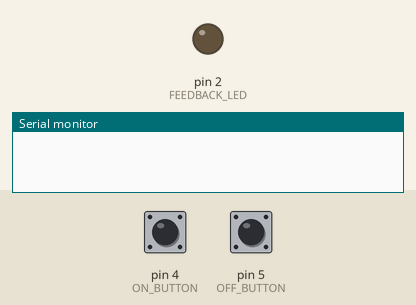
The sketch below on a simulated Arduino Uno, built with avr-gcc and run on an emulated ATmega328P. On the bench: output pins drawn as LEDs (lit = HIGH), the last lines printed to the serial monitor. The inputs (shaded band) are chosen by the test bench; at power-on: pin 4 (ON_BUTTON) LOW, pin 5 (OFF_BUTTON) LOW.

Above: at 1.2 s.
1.3 s: pin 4 (ON_BUTTON) pulled HIGH for 0.15 s
At 2.5 s:
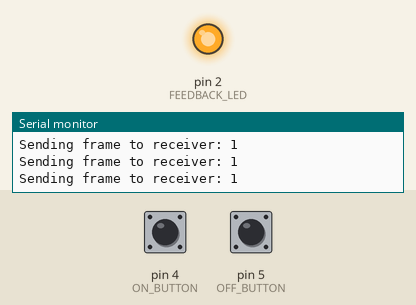
2.9 s: pin 5 (OFF_BUTTON) pulled HIGH for 0.15 s
At 3.9 s:
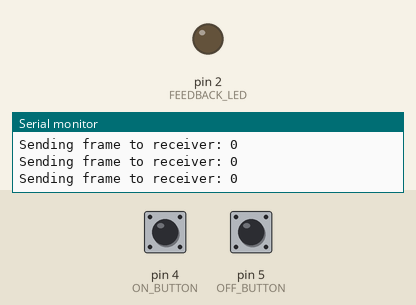
4.5 s: pin 4 (ON_BUTTON) pulled HIGH for 1 s
At 5.2 s:
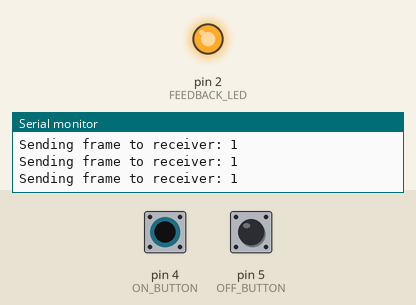
Timing chart, 0 to 7.5 s (numbered marks = the images above; inputs shaded):
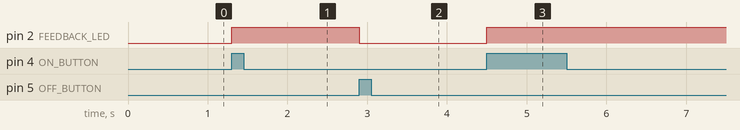

The sketch:

EmitterIR.ino
```cpp
/*
 ___   ______      _______  __   __  ___   _______  _______  _______  ______
|   | |    _ |    |       ||  |_|  ||   | |       ||       ||       ||    _ |
|   | |   | ||    |    ___||       ||   | |_     _||_     _||    ___||   | ||
|   | |   |_||_   |   |___ |       ||   |   |   |    |   |  |   |___ |   |_||_
|   | |    __  |  |    ___||       ||   |   |   |    |   |  |    ___||    __  |
|   | |   |  | |  |   |___ | ||_|| ||   |   |   |    |   |  |   |___ |   |  | |
|___| |___|  |_|  |_______||_|   |_||___|   |___|    |___|  |_______||___|  |_|

					By Jocelyn Routin

This code shows how you can send and receive a simple infrared signal between two Arduino cards.
You need the IRremote library, available here: https://github.com/Arduino-IRremote/Arduino-IRremote
*/

// Include libraries
#include <IRremote.h>

// Define input and output pins
#define FEEDBACK_LED	2
#define IR_LED			3
#define ON_BUTTON		4
#define OFF_BUTTON		5
// Define frames
#define ON_FRAME		0b00000001
#define OFF_FRAME		0b00000000

// Define state graph
typedef enum {
	READY,
	SEND_ON,
	SEND_OFF
} State;

// Declare variables
int buttonOnState = LOW;
int buttonOffState = LOW;
State currentState = READY;
State oldState;

// Setup function: executed once
void setup() {
	// Initialize serial connection
	Serial.begin(9600);
	// Initialize infrared LED connection
	IrSender.begin(IR_LED, false);
	// Initialize other components
	pinMode(FEEDBACK_LED, OUTPUT);
	pinMode(ON_BUTTON, INPUT);
	pinMode(OFF_BUTTON, INPUT);
}

// Loop function: executed in loop
void loop() {
	// Read buttons state
	buttonOnState = digitalRead(ON_BUTTON);
	buttonOffState = digitalRead(OFF_BUTTON);

	// Change state in the graph
	switch (currentState) {
	case READY:
		// If we push the ON button, we send the ON frame
		if (buttonOnState == HIGH) {
			currentState = SEND_ON;
		}
		// If we push the OFF button, we send the OFF frame
		else if (buttonOffState == HIGH) {
			currentState = SEND_OFF;
		}
		break;
	case SEND_ON:
		currentState = READY;
		break;
	case SEND_OFF:
		currentState = READY;
		break;
	}

	// If state changed run actions
	if (currentState != oldState) {
		// Old state becomes current state
		oldState = currentState;
		switch (currentState) {
		case SEND_ON:
			// ON frame sent: we set the feedback LED to HIGH
			digitalWrite(FEEDBACK_LED, HIGH);
			IrSender.sendBoseWave(ON_FRAME, 4);
			Serial.print("Sending frame to receiver: ");
			Serial.println(ON_FRAME, BIN);
			break;
		case SEND_OFF:
			// OFF frame sent: we set the feedback LED to LOW
			digitalWrite(FEEDBACK_LED, LOW);
			IrSender.sendBoseWave(OFF_FRAME, 4);
			Serial.print("Sending frame to receiver: ");
			Serial.println(OFF_FRAME, BIN);
			break;
		}
	}
}
```

Measured:
- after the input at 1.3 s, pin 2 (FEEDBACK_LED): LOW → HIGH at once
- after the input at 2.9 s, pin 2 (FEEDBACK_LED): HIGH → LOW at once
- after the input at 4.5 s, pin 2 (FEEDBACK_LED): LOW → HIGH at once
